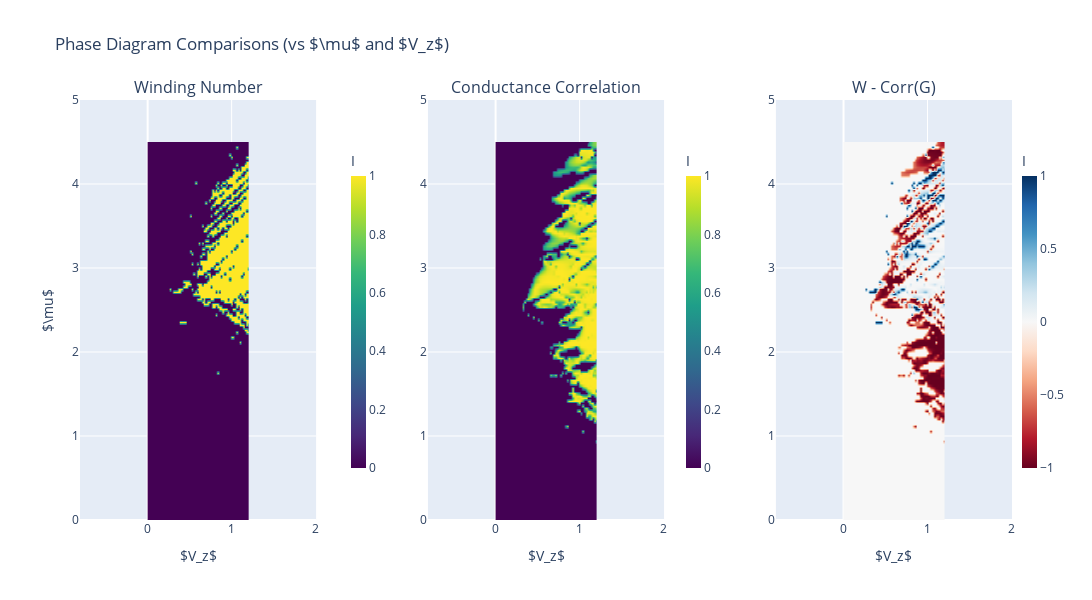

This figure's notebook cell:
### Code cell
from plotly.subplots import make_subplots

# --- 1. Define Data ---
mu_1 = pdi_arr[:, 0]
V_z_1 = pdi_arr[:, 1]
z_1 = filter_pdi(pdi_arr[:, 2])

mu_2 = params_list[:, 1]
V_z_2 = params_list[:, 2]
z_2 = corrs

mu_3 = params_list[:, 1]
V_z_3 = params_list[:, 2]
z_3 = I - corrs

# --- 2. Initialize Subplots (Without shared_yaxes) ---
fig = make_subplots(
    rows=1, cols=3,
    subplot_titles=(
        'Winding Number', 
        'Conductance Correlation', 
        'W - Corr(G)'
    ),
    horizontal_spacing=0.12  # Increased spacing to make room for Y-ticks on all plots
)

# --- 3. Add Traces ---
# Trace 1
fig.add_trace(go.Contour(
    x=V_z_1, y=mu_1, z=z_1,
    colorscale='Viridis', ncontours=100, line_width=0,
    contours=dict(coloring='heatmap', showlines=False),
    colorbar=dict(title='I', x=0.28, len=0.8, thickness=15)
), row=1, col=1)

# Trace 2
fig.add_trace(go.Contour(
    x=V_z_2, y=mu_2, z=z_2,
    colorscale='Viridis', ncontours=100, line_width=0,
    contours=dict(coloring='heatmap', showlines=False),
    colorbar=dict(title='I', x=0.64, len=0.8, thickness=15)
), row=1, col=2)

# Trace 3
fig.add_trace(go.Contour(
    x=V_z_3, y=mu_3, z=z_3,
    colorscale='RdBu', ncontours=100, line_width=0,
    contours=dict(coloring='heatmap', showlines=False),
    colorbar=dict(title='I', x=1.0, len=0.8, thickness=15)
), row=1, col=3)

# --- 4. Update Layout and Linked Axes ---
# --- 4. Update Layout and Linked Axes ---
fig.update_layout(
    title_text='Phase Diagram Comparisons (vs $\mu$ and $V_z$)',
    width=1400,
    height=600,
    showlegend=False
)

# Link all X and Y axes together, force ticks, set limits, and lock aspect ratio
for i in range(1, 4):
    # 1. Update X axes: Add your specific limits using `range`
    fig.update_xaxes(
        title_text='$V_z$', 
        row=1, col=i, 
        matches='x', 
        showticklabels=True,
        range=[0.0, 1.2]   # <--- SET YOUR X-AXIS LIMITS HERE
    )
    
    # 2. Update Y axes: Add `range`, `scaleanchor`, and `scaleratio`
    # (scaleanchor="x" inside this loop automatically anchors to the correct subplot's x-axis)
    if i == 1:
        fig.update_yaxes(
            title_text='$\mu$', 
            row=1, col=i, 
            matches='y', 
            showticklabels=True,
            range=[0.0, 5.0],   # <--- SET YOUR Y-AXIS LIMITS HERE
            scaleanchor="x",    # <--- LOCKS ASPECT RATIO TO X-AXIS
            scaleratio=1        # <--- 1:1 RATIO (change if you want it skewed)
        )
    else:
        fig.update_yaxes(
            row=1, col=i, 
            matches='y', 
            showticklabels=True,
            range=[0.0, 5.0],   # <--- SET YOUR Y-AXIS LIMITS HERE
            scaleanchor="x",    # <--- LOCKS ASPECT RATIO TO X-AXIS
            scaleratio=1        # <--- 1:1 RATIO
        )

fig.show()

# --- Min/Max Calculation Logic ---
iiidx = 4
#max_pos_diff_idx = np.where(z_3 == z_3.max())
#max_pos_diff = z_3[max_pos_diff_idx][iiidx]
#max_pos_diff_mu = mu_3[max_pos_diff_idx][iiidx]
#max_pos_diff_Vz = V_z_3[max_pos_diff_idx][iiidx]
#
#max_neg_diff_idx = np.where(z_3 == z_3.min())
#max_neg_diff = z_3[max_neg_diff_idx]  
#max_neg_diff_mu = mu_3[max_neg_diff_idx]  
#max_neg_diff_Vz = V_z_3[max_neg_diff_idx] 

print(f"Max positive Difference: diff: {max_pos_diff}| mu: {max_pos_diff_mu}| Vz: {max_pos_diff_Vz}")
print(f"Max negative Difference: diff: {max_neg_diff}| mu: {max_neg_diff_mu}| Vz: {max_neg_diff_Vz}")

### Figure 1 — Plotly figure (JSON) as saved in the notebook; plotly's stock layout.template omitted (floating-point values rounded to 4 significant figures; data arrays with more than 128 entries replaced by an {"elided": "..."} marker saying what was removed)
{"data": [{"colorbar": {"len": 0.8, "thickness": 15, "title": {"text": "I"}, "x": 0.28}, "colorscale": [[0, "#440154"], [0.1111, "#482878"], [0.2222, "#3e4989"], [0.3333, "#31688e"], [0.4444, "#26828e"], [0.5556, "#1f9e89"], [0.6667, "#35b779"], [0.7778, "#6ece58"], [0.8889, "#b5de2b"], [1, "#fde725"]], "contours": {"coloring": "heatmap", "showlines": false}, "line": {"width": 0}, "ncontours": 100, "type": "contour", "x": {"elided": "9000 float values"}, "xaxis": "x", "y": {"elided": "9000 float values"}, "yaxis": "y", "z": {"elided": "9000 float values"}}, {"colorbar": {"len": 0.8, "thickness": 15, "title": {"text": "I"}, "x": 0.64}, "colorscale": [[0, "#440154"], [0.1111, "#482878"], [0.2222, "#3e4989"], [0.3333, "#31688e"], [0.4444, "#26828e"], [0.5556, "#1f9e89"], [0.6667, "#35b779"], [0.7778, "#6ece58"], [0.8889, "#b5de2b"], [1, "#fde725"]], "contours": {"coloring": "heatmap", "showlines": false}, "line": {"width": 0}, "ncontours": 100, "type": "contour", "x": {"elided": "9000 float values"}, "xaxis": "x2", "y": {"elided": "9000 float values"}, "yaxis": "y2", "z": {"elided": "9000 float values"}}, {"colorbar": {"len": 0.8, "thickness": 15, "title": {"text": "I"}, "x": 1}, "colorscale": [[0, "rgb(103,0,31)"], [0.1, "rgb(178,24,43)"], [0.2, "rgb(214,96,77)"], [0.3, "rgb(244,165,130)"], [0.4, "rgb(253,219,199)"], [0.5, "rgb(247,247,247)"], [0.6, "rgb(209,229,240)"], [0.7, "rgb(146,197,222)"], [0.8, "rgb(67,147,195)"], [0.9, "rgb(33,102,172)"], [1, "rgb(5,48,97)"]], "contours": {"coloring": "heatmap", "showlines": false}, "line": {"width": 0}, "ncontours": 100, "type": "contour", "x": {"elided": "9000 float values"}, "xaxis": "x3", "y": {"elided": "9000 float values"}, "yaxis": "y3", "z": {"elided": "9000 float values"}}], "layout": {"annotations": [{"font": {"size": 16}, "showarrow": false, "text": "Winding Number", "x": 0.1267, "xanchor": "center", "xref": "paper", "y": 1, "yanchor": "bottom", "yref": "paper"}, {"font": {"size": 16}, "showarrow": false, "text": "Conductance Correlation", "x": 0.5, "xanchor": "center", "xref": "paper", "y": 1, "yanchor": "bottom", "yref": "paper"}, {"font": {"size": 16}, "showarrow": false, "text": "W - Corr(G)", "x": 0.8733, "xanchor": "center", "xref": "paper", "y": 1, "yanchor": "bottom", "yref": "paper"}], "height": 600, "showlegend": false, "title": {"text": "Phase Diagram Comparisons (vs $\\mu$ and $V_z$)"}, "width": 1400, "xaxis": {"anchor": "y", "domain": [0, 0.2533], "matches": "x", "range": [0, 1.2], "showticklabels": true, "title": {"text": "$V_z$"}}, "xaxis2": {"anchor": "y2", "domain": [0.3733, 0.6267], "matches": "x", "range": [0, 1.2], "showticklabels": true, "title": {"text": "$V_z$"}}, "xaxis3": {"anchor": "y3", "domain": [0.7467, 1], "matches": "x", "range": [0, 1.2], "showticklabels": true, "title": {"text": "$V_z$"}}, "yaxis": {"anchor": "x", "domain": [0, 1], "matches": "y", "range": [0, 5], "scaleanchor": "x", "scaleratio": 1, "showticklabels": true, "title": {"text": "$\\mu$"}}, "yaxis2": {"anchor": "x2", "domain": [0, 1], "matches": "y", "range": [0, 5], "scaleanchor": "x", "scaleratio": 1, "showticklabels": true}, "yaxis3": {"anchor": "x3", "domain": [0, 1], "matches": "y", "range": [0, 5], "scaleanchor": "x", "scaleratio": 1, "showticklabels": true}}}
